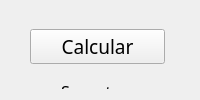
       <widget class="QWidget" name="page_1">
        <layout class="QVBoxLayout" name="verticalLayout_7">
         <item>
          <widget class="QWidget" name="widget_6" native="true">
           <widget class="QWidget" name="widget_12" native="true">
            <property name="geometry">
             <rect>
              <x>10</x>
              <y>0</y>
              <width>471</width>
              <height>71</height>
             </rect>
            </property>
            <layout class="QHBoxLayout" name="horizontalLayout_7">
             <item>
              <widget class="QWidget" name="widget_17" native="true">
               <layout class="QGridLayout" name="gridLayout_5">
                <item row="0" column="0">
                 <widget class="QPushButton" name="calcular">
                  <property name="font">
                   <font>
                    <family>Bodoni MT</family>
                    <pointsize>14</pointsize>
                   </font>
                  </property>
                  <property name="text">
                   <string>Calcular</string>
                  </property>
                  <property name="icon">
                   <iconset resource="resources.qrc">
                    <normaloff>:/purple_icons/assets/purple/zap.svg</normaloff>:/purple_icons/assets/purple/zap.svg</iconset>
                  </property>
                  <property name="iconSize">
                   <size>
                    <width>25</width>
                    <height>25</height>
                   </size>
                  </property>
                 </widget>
                </item>
               </layout>
              </widget>
             </item>
             <item>
              <widget class="QWidget" name="widget_19" native="true">
               <layout class="QGridLayout" name="gridLayout_6">
                <item row="0" column="0">
                 <widget class="QPushButton" name="limpiar_2">
                  <property name="font">
                   <font>
                    <family>Bodoni MT</family>
                    <pointsize>12</pointsize>
                    <weight>50</weight>
                    <bold>false</bold>
                   </font>
                  </property>
                  <property name="text">
                   <string>Limpiar datos</string>
                  </property>
                  <property name="icon">
                   <iconset resource="resources.qrc">
                    <normaloff>:/purple_icons/assets/purple/trash-2.svg</normaloff>:/purple_icons/assets/purple/trash-2.svg</iconset>
                  </property>
                  <property name="iconSize">
                   <size>
                    <width>25</width>
                    <height>25</height>
                   </size>
                  </property>
                 </widget>
                </item>
               </layout>
              </widget>
             </item>
             <item>
              <widget class="QWidget" name="widget_111" native="true">
               <layout class="QGridLayout" name="gridLayout_7">
                <item row="0" column="0">
                 <widget class="QPushButton" name="guardar">
                  <property name="font">
                   <font>
                    <family>Bodoni MT</family>
                    <pointsize>12</pointsize>
                   </font>
                  </property>
                  <property name="text">
                   <string>Guardar datos</string>
                  </property>
                  <property name="icon">
                   <iconset resource="resources.qrc">
                    <normaloff>:/purple_icons/assets/purple/save.svg</normaloff>:/purple_icons/assets/purple/save.svg</iconset>
                  </property>
                  <property name="iconSize">
                   <size>
                    <width>25</width>
                    <height>25</height>
                   </size>
                  </property>
                 </widget>
                </item>
               </layout>
              </widget>
             </item>
            </layout>
           </widget>
           <widget class="QWidget" name="widget_13" native="true">
            <property name="geometry">
             <rect>
              <x>10</x>
              <y>70</y>
              <width>471</width>
              <height>61</height>
             </rect>
            </property>
            <layout class="QHBoxLayout" name="horizontalLayout_6">
             <item>
              <widget class="QWidget" name="widget_14" native="true">
               <widget class="QLabel" name="label_8">
                <property name="geometry">
                 <rect>
                  <x>40</x>
                  <y>0</y>
                  <width>61</width>
                  <height>20</height>
                 </rect>
                </property>
                <property name="font">
                 <font>
                  <family>Bodoni MT</family>
                  <pointsize>12</pointsize>
                 </font>
                </property>
                <property name="text">
                 <string>Soporte</string>
                </property>
               </widget>
               <widget class="QLineEdit" name="Soporte">
                <property name="geometry">
                 <rect>
                  <x>30</x>
                  <y>20</y>
                  <width>81</width>
                  <height>20</height>
                 </rect>
                </property>
               </widget>
              </widget>
             </item>
             <item>
              <widget class="QWidget" name="widget_15" native="true">
               <widget class="QLabel" name="label_10">
                <property name="geometry">
                 <rect>
                  <x>40</x>
                  <y>0</y>
                  <width>71</width>
                  <height>16</height>
                 </rect>
                </property>
                <property name="font">
                 <font>
                  <family>Bodoni MT</family>
                  <pointsize>12</pointsize>
                 </font>
                </property>
                <property name="text">
                 <string>Confianza</string>
                </property>
               </widget>
               <widget class="QLineEdit" name="Confianza">
                <property name="geometry">
                 <rect>
                  <x>30</x>
                  <y>20</y>
                  <width>81</width>
                  <height>20</height>
                 </rect>
                </property>
               </widget>
              </widget>
             </item>
             <item>
              <widget class="QWidget" name="widget_16" native="true">
               <widget class="QLabel" name="label_9">
                <property name="geometry">
                 <rect>
                  <x>30</x>
                  <y>0</y>
                  <width>71</width>
                  <height>20</height>
                 </rect>
                </property>
                <property name="font">
                 <font>
                  <family>Bodoni MT</family>
                  <pointsize>12</pointsize>
                 </font>
                </property>
                <property name="text">
                 <string>Elevación</string>
                </property>
               </widget>
               <widget class="QLineEdit" name="Elevacion">
                <property name="geometry">
                 <rect>
                  <x>30</x>
                  <y>20</y>
                  <width>81</width>
                  <height>20</height>
                 </rect>
                </property>
               </widget>
              </widget>
             </item>
            </layout>
           </widget>
           <widget class="QWidget" name="widget_2" native="true">
            <property name="geometry">
             <rect>
              <x>9</x>
              <y>127</y>
              <width>472</width>
              <height>201</height>
             </rect>
            </property>
            <widget class="QTextEdit" name="Resultados">
             <property name="geometry">
              <rect>
               <x>9</x>
               <y>9</y>
               <width>454</width>
               <height>191</height>
              </rect>
             </property>
            </widget>
           </widget>
          </widget>
         </item>
        </layout>
       </widget>
